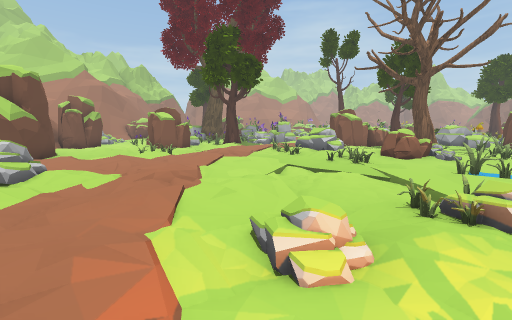
View 1 (above)

18 first-person views from a walk through a scene from a Unity 3-D project. The camera is 1.2 m above the floor, tilts 8° down and sees 90° across. The floor is counted in squares, 1 m on a side. Each view is taken from the middle of a square. On the plan, view 1 faces up. The plan holds only what a view shows up to about 12 squares ahead; the rest is blank. The place goes on beyond the plan. Door leaves are left out, so doorways stand open. Some surface patterns are stand-ins.

View 2
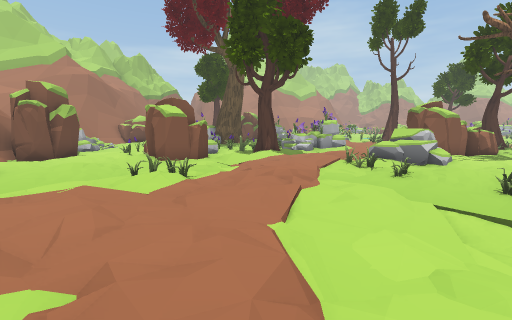

View 3
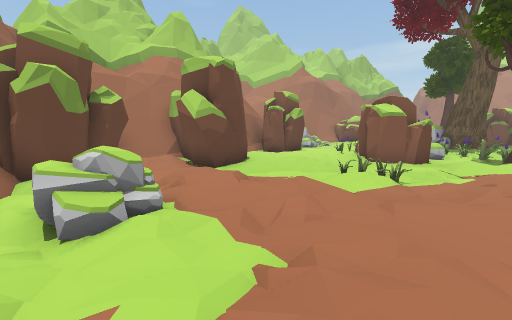

View 4
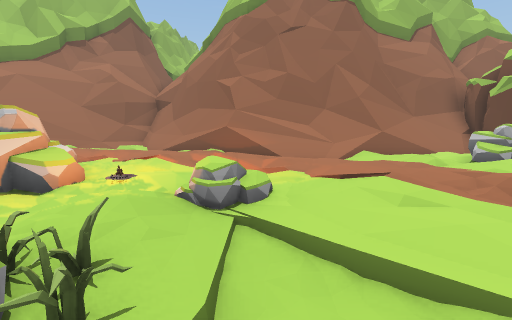

View 5
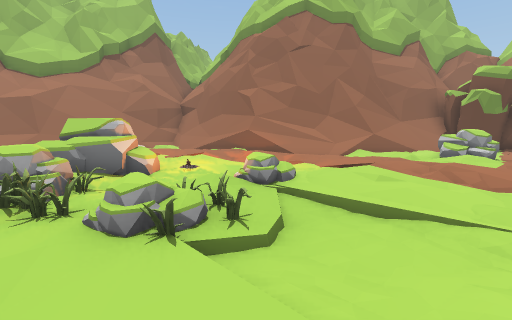

View 6
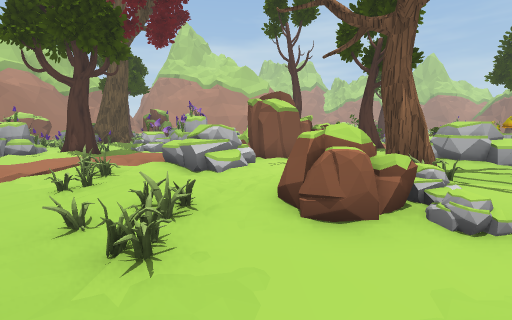

View 7
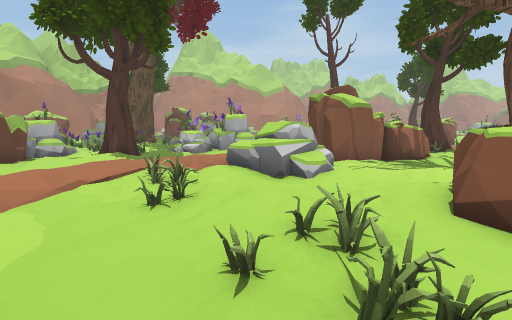

View 8
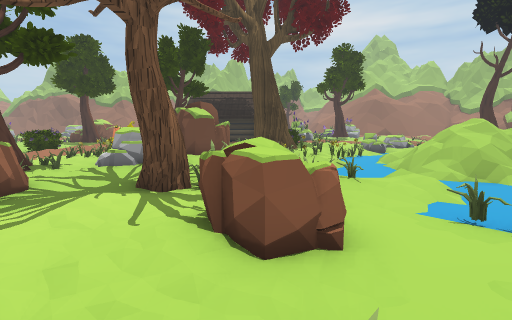

View 9
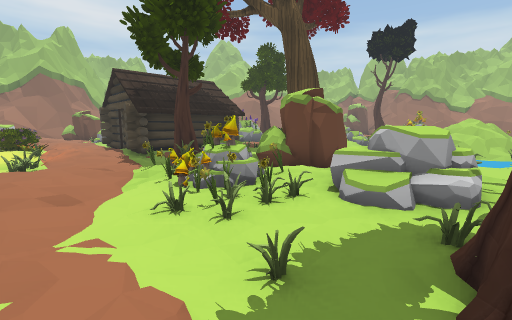

View 10
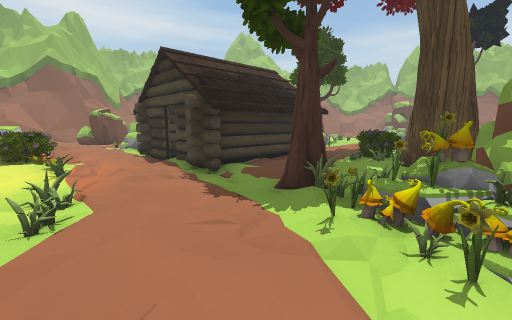

View 11
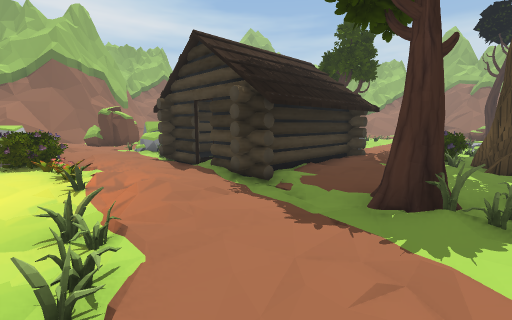

View 12
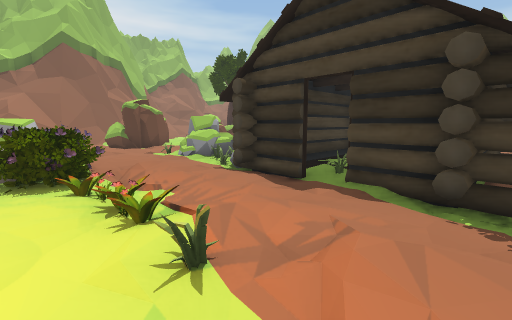

View 13
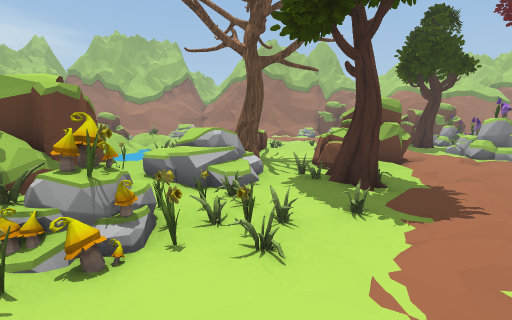

View 14
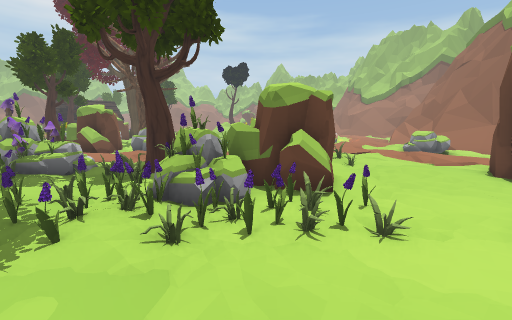

View 15
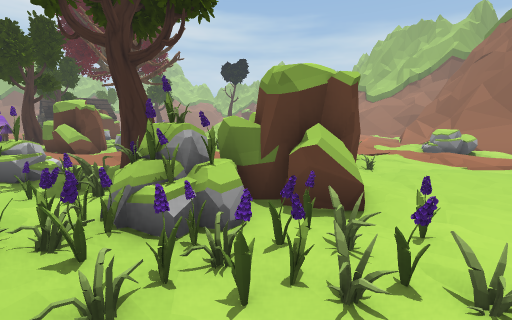

View 16
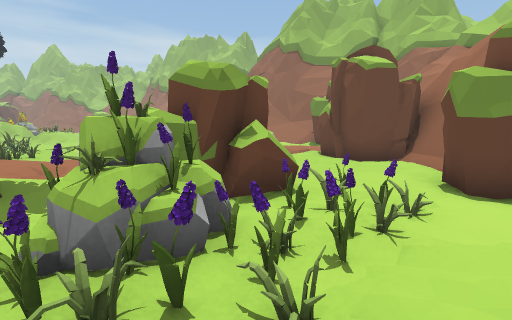

View 17
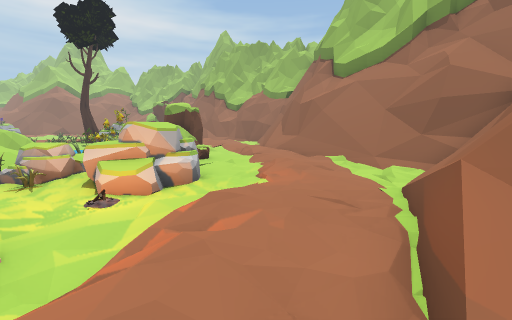

View 18
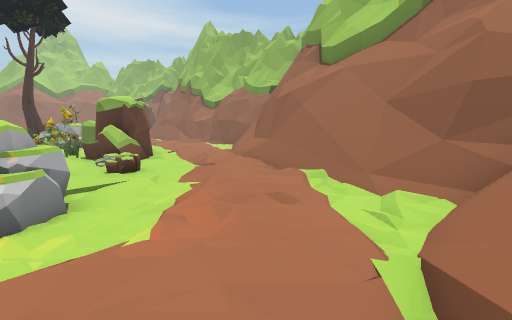

### Floor plan
Key: @ floor where view 1 was taken; # wall or solid block; . main floor; : floor 0.25 m higher than the main floor; - floor 0.25 m lower than the main floor; + floor 1 m higher than the main floor; * floor 1.25 m higher than the main floor; % floor 1.5 m higher than the main floor; / step, stairs or slope; = window, fence, low wall or low ledge; ^ raised ledge; v drop or lower ground; O other object.
Columns run from 10 left of view 1 to 29 right of it. Each row starts with its distance up from view 1.
 20  : ..OOOOOOOOO//::::::::::::/O....O:..
 19   ..OOOOOOOOO/////..:...O/:::.OO.OOOOOOO
 18  ..OOOOOOO///://:/:OOO:OOOO:/:::/::///::
 17 ..OOOOO.OO..:./OOOOOO:OOOOOO..///:/::://
 16 O.:OOOO.O/./:  OOOO:::OOOOOOO..OO OOO.:
 15 O:.:OOO/:////OO/...:/OO:OO OO/:O  OO  O^
 14 .....O.../:/:OO/...::OO:O  O::/OO  OO O=
 13 :.::....::/OO./...OO:..:O  //:/OO  O
 12 O.::.OO./:..O::::.OO.O:.O  .:O/OO  O
 11 OO.../O.:/..O:O.OOO.. :   O#OO/O   O
 10 OO.../:::/...OO.OO.OO O   O#OO/O
  9 :O///::/:////.O....O/./:O  OOO:/
  8 :::/://::..-/....O/...OOO/  : ::
  7 O...::::/.......O.///... O  O
  6 OO.OO/:///./-.......////..
  5 OO.OO/./:/./-/..   .=+//
  4 #= :.///:..//OO.   /=*%
  3 ###==/.:://O//OO     /
  2  #### :::/....OO    v/
  1     #=#/////.OO      =
  0      ##=::@/OOO
 -1       ##:::.OOO
 -2        #=/:/.O .O.
 -3        #=/::/......#OO
 -4        #O/////...=##
 -5        #O/./::/../#
 -6        #==//:::////
 -7        ###==#==/:::
 -8         #######= :
 -9              ###==
-10                ###

Positions as (right, up) in squares from view 1, and headings:
1: (0, 0), facing up
2: (-2, 5), facing up
3: (-2, 5), facing up-left
4: (3, 6), facing down-left
5: (5, 7), facing down-left
6: (5, 7), facing up
7: (3, 8), facing up
8: (3, 11), facing right
9: (10, 20), facing down-right
10: (15, 20), facing down-right
11: (17, 20), facing down-right
12: (21, 20), facing down-right
13: (15, 20), facing down-left
14: (-9, 20), facing down-right
15: (-8, 19), facing down-right
16: (-6, 20), facing down
17: (-3, 2), facing down-right
18: (-2, -1), facing down-right
